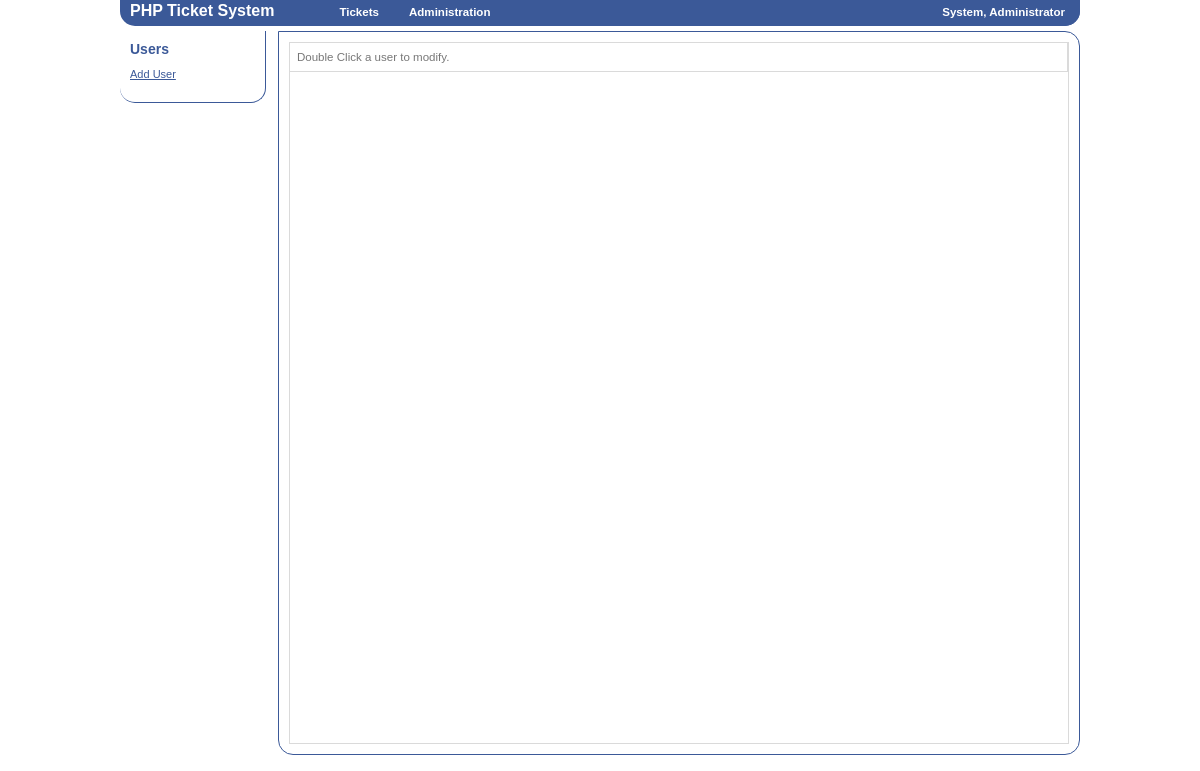
The page /?p=users (signed in) on the database its author committed.
### tables this page shows
CREATE TABLE IF NOT EXISTS `application_settings` (
  `name` varchar(255) NOT NULL,
  `setting` text NOT NULL,
  PRIMARY KEY (`name`)
);

CREATE TABLE IF NOT EXISTS `mods` (
  `name` varchar(255) NOT NULL,
  `parent` varchar(255) NOT NULL,
  `display` varchar(255) NOT NULL,
  `path` text NOT NULL,
  `has_icon` int(1) NOT NULL COMMENT '1 = TRUE 2 = FALSE',
  `icon` varchar(255) NOT NULL,
  `acl` int(11) NOT NULL,
  `type` int(11) NOT NULL,
  `enabled` int(1) NOT NULL COMMENT '1 = TRUE 2 = FALSE',
  `weight` int(11) NOT NULL,
  PRIMARY KEY (`name`),
  KEY `name` (`name`),
  KEY `parent` (`parent`),
  FULLTEXT KEY `parent_2` (`parent`)
);

### config/application_settings.php (called while the page is built, shortened)
<?php
	$sql = "SELECT * FROM application_settings WHERE name = 'title'";
	$result = mysql_fetch_assoc(mysql_query($sql));
	$application_title = $result['setting'];
?>

### mods/menu/top.php (the view, shortened to what this page needs)
<?php if(isset($_SESSION['user_id'])) { ?>
<div id="top_menu">
<h1 class="application_name"><a href="?p=dashboard"><?php echo $application_title; ?></a></h1>
<div class="menu_left">
<ul id="nav_left">
<?php
$p_sql = "SELECT * FROM mods WHERE type = '1' AND parent = 'none' AND acl <= '$_SESSION[user_acl]' AND enabled = '1' AND name != 'end_user' ORDER BY weight";
$p_result = mysql_query($p_sql);
$p_num = mysql_num_rows($p_result);
$p_i = 0;
while ($p_i < $p_num) {
	$name = mysql_result($p_result, $p_i, "name");
	$display = mysql_result($p_result, $p_i, "display");
	$ck_sql = "SELECT * FROM mods WHERE parent = '$name' AND type = '1' AND acl <= '$_SESSION[user_acl]' AND enabled = '1' ORDER BY weight";
	$ck_result = mysql_query($ck_sql);
	$ck_num = mysql_num_rows($ck_result);
	if($ck_num >= 1) {
		echo '<li><a href="#"><strong>'.$display.'</strong></a><ul>';
		echo '</ul></li>';
	} else {
		echo '<li><a href="?p='.$name.'"><strong>'.$display.'</strong></a></li>';
	}
	$p_i++;
}
?>
</ul>
</div>
<ul id="nav_right">
<li class="asdf">
    <a href="#"><strong><?php echo $_SESSION['ln'].', '.$_SESSION['fn']; ?></strong></a>
</li>
</ul>
</div>
<?php } ?>

### css/styles.css (style rules this page uses)
html,body { margin:0; padding:0; font: 85% Verdena,Tahoma,sans-serif; }
body { background:#FFF;color:#333 font-size:11px; }
a { color:#3B5998; }

### css/menu.css (style rules this page uses)
div#top_menu { width:960px; margin:0 auto; background: #3B5998; color:#fff; border-bottom-left-radius:15px; border-bottom-right-radius:15px; }
.application_name { float:left; margin-top: 2px; margin-left: 10px; text-decoration:none; }
.application_name a { text-decoration:none; color:#fff; }
h1.application_name { text-decoration:none; color:#fff; font-size:16px; }
.menu_left { float:left; }
ul#nav_right,ul#nav_right li,ul#nav_right ul,ul#nav_right ul li { margin:0;padding:0;list-style-type:none }
ul#nav_right { height:26px;line-height:25px;margin-left:50px; background: #3B5998;color: #fff; border-bottom-right-radius:15px; }
ul#nav_right a { display:block;padding: 0 15px;text-decoration: none; color:#FFF; }
ul#nav_right li { float: right;position: relative }
ul#nav_left,ul#nav_left li,ul#nav_left ul,ul#nav_left ul li { margin:0;padding:0;list-style-type:none }
ul#nav_left { height:26px;line-height:25px;margin-left:50px; background: #3B5998;color: #fff }
ul#nav_left a { display:block;padding: 0 15px;text-decoration: none; color:#FFF }
ul#nav_left li { float: left;position: relative }

### rows shown on the page
application_settings: setting "PHP Ticket System"
mods: display "Tickets"
mods: display "Administration"

### other values the page prints
$_SESSION['ln'] "System"
$_SESSION['fn'] "Administrator"
